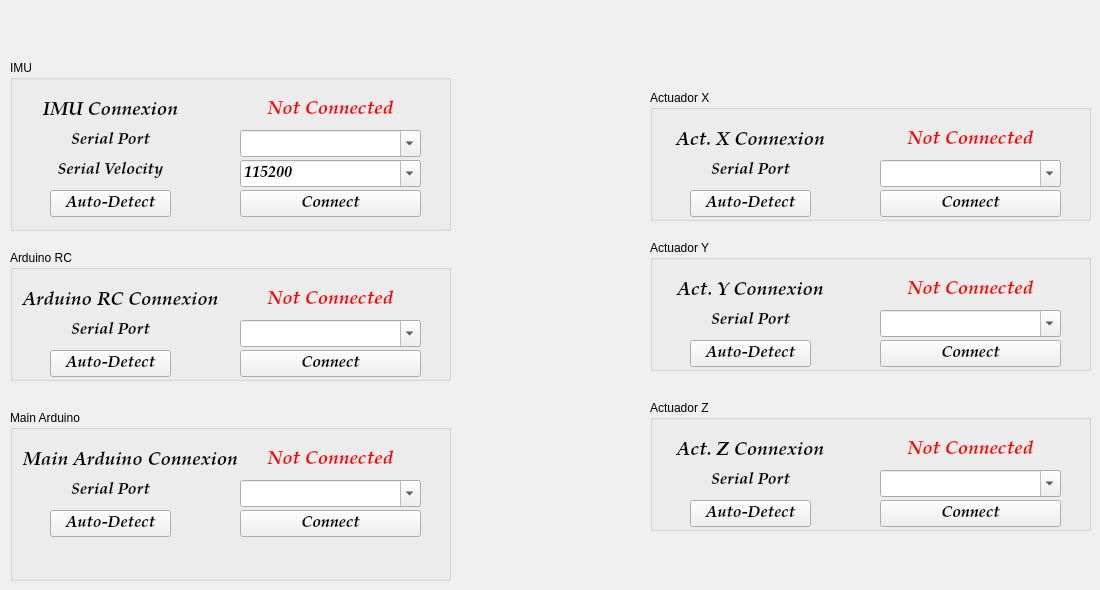
    <widget class="QWidget" name="Connections">
     <attribute name="icon">
      <iconset>
       <normaloff>:/images/noun_connection_1583671.png</normaloff>:/images/noun_connection_1583671.png</iconset>
     </attribute>
     <attribute name="title">
      <string>Connections</string>
     </attribute>
     <widget class="QGroupBox" name="IMU">
      <property name="geometry">
       <rect>
        <x>10</x>
        <y>60</y>
        <width>441</width>
        <height>171</height>
       </rect>
      </property>
      <property name="title">
       <string>IMU</string>
      </property>
      <widget class="QLabel" name="IMU_label_3">
       <property name="geometry">
        <rect>
         <x>10</x>
         <y>40</y>
         <width>181</width>
         <height>21</height>
        </rect>
       </property>
       <property name="font">
        <font>
         <family>URW Palladio L</family>
         <pointsize>14</pointsize>
         <weight>75</weight>
         <italic>true</italic>
         <bold>true</bold>
        </font>
       </property>
       <property name="text">
        <string>IMU Connexion</string>
       </property>
       <property name="alignment">
        <set>Qt::AlignCenter</set>
       </property>
      </widget>
      <widget class="QLabel" name="IMU_port_label">
       <property name="geometry">
        <rect>
         <x>10</x>
         <y>70</y>
         <width>181</width>
         <height>21</height>
        </rect>
       </property>
       <property name="font">
        <font>
         <family>URW Palladio L</family>
         <pointsize>12</pointsize>
         <weight>75</weight>
         <italic>true</italic>
         <bold>true</bold>
        </font>
       </property>
       <property name="text">
        <string>Serial Port</string>
       </property>
       <property name="alignment">
        <set>Qt::AlignCenter</set>
       </property>
      </widget>
      <widget class="QLabel" name="label_40">
       <property name="geometry">
        <rect>
         <x>10</x>
         <y>100</y>
         <width>181</width>
         <height>21</height>
        </rect>
       </property>
       <property name="font">
        <font>
         <family>URW Palladio L</family>
         <pointsize>12</pointsize>
         <weight>75</weight>
         <italic>true</italic>
         <bold>true</bold>
        </font>
       </property>
       <property name="text">
        <string>Serial Velocity</string>
       </property>
       <property name="alignment">
        <set>Qt::AlignCenter</set>
       </property>
      </widget>
      <widget class="QLabel" name="IMU_label_4">
       <property name="geometry">
        <rect>
         <x>230</x>
         <y>40</y>
         <width>181</width>
         <height>20</height>
        </rect>
       </property>
       <property name="font">
        <font>
         <family>URW Palladio L</family>
         <pointsize>14</pointsize>
         <weight>75</weight>
         <italic>true</italic>
         <bold>true</bold>
        </font>
       </property>
       <property name="styleSheet">
        <string notr="true">color:rgb(255, 0, 0)</string>
       </property>
       <property name="text">
        <string>Not Connected</string>
       </property>
       <property name="alignment">
        <set>Qt::AlignCenter</set>
       </property>
      </widget>
      <widget class="QComboBox" name="IMU_vel_serial_list">
       <property name="geometry">
        <rect>
         <x>230</x>
         <y>100</y>
         <width>181</width>
         <height>27</height>
        </rect>
       </property>
       <property name="font">
        <font>
         <family>URW Palladio L</family>
         <pointsize>12</pointsize>
         <weight>75</weight>
         <italic>true</italic>
         <bold>true</bold>
        </font>
       </property>
       <property name="editable">
        <bool>true</bool>
       </property>
       <property name="currentText">
        <string>115200</string>
       </property>
       <item>
        <property name="text">
         <string>115200</string>
        </property>
       </item>
       <item>
        <property name="text">
         <string>1200</string>
        </property>
       </item>
       <item>
        <property name="text">
         <string>2400</string>
        </property>
       </item>
       <item>
        <property name="text">
         <string>4800</string>
        </property>
       </item>
       <item>
        <property name="text">
         <string>9600</string>
        </property>
       </item>
       <item>
        <property name="text">
         <string>19200</string>
        </property>
       </item>
       <item>
        <property name="text">
         <string>38400</string>
        </property>
       </item>
       <item>
        <property name="text">
         <string>57600</string>
        </property>
       </item>
       <item>
        <property name="text">
         <string>230400</string>
        </property>
       </item>
       <item>
        <property name="text">
         <string>250000</string>
        </property>
       </item>
       <item>
        <property name="text">
         <string>460800</string>
        </property>
       </item>
       <item>
        <property name="text">
         <string>500000</string>
        </property>
       </item>
       <item>
        <property name="text">
         <string>800000</string>
        </property>
       </item>
       <item>
        <property name="text">
         <string>921600</string>
        </property>
       </item>
       <item>
        <property name="text">
         <string>1000000</string>
        </property>
       </item>
       <item>
        <property name="text">
         <string>2000000</string>
        </property>
       </item>
      </widget>
      <widget class="QComboBox" name="IMU_port_list">
       <property name="geometry">
        <rect>
         <x>230</x>
         <y>70</y>
         <width>181</width>
         <height>27</height>
        </rect>
       </property>
       <property name="font">
        <font>
         <family>URW Palladio L</family>
         <pointsize>12</pointsize>
         <weight>75</weight>
         <italic>true</italic>
         <bold>true</bold>
        </font>
       </property>
       <property name="editable">
        <bool>true</bool>
       </property>
      </widget>
      <widget class="QPushButton" name="IMU_connect">
       <property name="geometry">
        <rect>
         <x>230</x>
         <y>130</y>
         <width>181</width>
         <height>27</height>
        </rect>
       </property>
       <property name="font">
        <font>
         <family>URW Palladio L</family>
         <pointsize>12</pointsize>
         <weight>75</weight>
         <italic>true</italic>
         <bold>true</bold>
        </font>
       </property>
       <property name="text">
        <string>Connect</string>
       </property>
      </widget>
      <widget class="QPushButton" name="IMU_autodetect">
       <property name="enabled">
        <bool>true</bool>
       </property>
       <property name="geometry">
        <rect>
         <x>40</x>
         <y>130</y>
         <width>121</width>
         <height>27</height>
        </rect>
       </property>
       <property name="font">
        <font>
         <family>URW Palladio L</family>
         <pointsize>12</pointsize>
         <weight>75</weight>
         <italic>true</italic>
         <bold>true</bold>
        </font>
       </property>
       <property name="text">
        <string>Auto-Detect</string>
       </property>
      </widget>
     </widget>
     <widget class="QGroupBox" name="Arduino_RC">
      <property name="geometry">
       <rect>
        <x>10</x>
        <y>250</y>
        <width>441</width>
        <height>131</height>
       </rect>
      </property>
      <property name="title">
       <string>Arduino RC</string>
      </property>
      <widget class="QLabel" name="RC_label_3">
       <property name="geometry">
        <rect>
         <x>10</x>
         <y>40</y>
         <width>201</width>
         <height>21</height>
        </rect>
       </property>
       <property name="font">
        <font>
         <family>URW Palladio L</family>
         <pointsize>14</pointsize>
         <weight>75</weight>
         <italic>true</italic>
         <bold>true</bold>
        </font>
       </property>
       <property name="text">
        <string>Arduino RC Connexion</string>
       </property>
       <property name="alignment">
        <set>Qt::AlignCenter</set>
       </property>
      </widget>
      <widget class="QLabel" name="RC_port_label">
       <property name="geometry">
        <rect>
         <x>10</x>
         <y>70</y>
         <width>181</width>
         <height>21</height>
        </rect>
       </property>
       <property name="font">
        <font>
         <family>URW Palladio L</family>
         <pointsize>12</pointsize>
         <weight>75</weight>
         <italic>true</italic>
         <bold>true</bold>
        </font>
       </property>
       <property name="text">
        <string>Serial Port</string>
       </property>
       <property name="alignment">
        <set>Qt::AlignCenter</set>
       </property>
      </widget>
      <widget class="QLabel" name="RC_label_4">
       <property name="geometry">
        <rect>
         <x>230</x>
         <y>40</y>
         <width>181</width>
         <height>20</height>
        </rect>
       </property>
       <property name="font">
        <font>
         <family>URW Palladio L</family>
         <pointsize>14</pointsize>
         <weight>75</weight>
         <italic>true</italic>
         <bold>true</bold>
        </font>
       </property>
       <property name="styleSheet">
        <string notr="true">color:rgb(255, 0, 0)</string>
       </property>
       <property name="text">
        <string>Not Connected</string>
       </property>
       <property name="alignment">
        <set>Qt::AlignCenter</set>
       </property>
      </widget>
      <widget class="QComboBox" name="RC_port_list">
       <property name="geometry">
        <rect>
         <x>230</x>
         <y>70</y>
         <width>181</width>
         <height>27</height>
        </rect>
       </property>
       <property name="font">
        <font>
         <family>URW Palladio L</family>
         <pointsize>12</pointsize>
         <weight>75</weight>
         <italic>true</italic>
         <bold>true</bold>
        </font>
       </property>
       <property name="editable">
        <bool>true</bool>
       </property>
      </widget>
      <widget class="QPushButton" name="RC_connect">
       <property name="geometry">
        <rect>
         <x>230</x>
         <y>100</y>
         <width>181</width>
         <height>27</height>
        </rect>
       </property>
       <property name="font">
        <font>
         <family>URW Palladio L</family>
         <pointsize>12</pointsize>
         <weight>75</weight>
         <italic>true</italic>
         <bold>true</bold>
        </font>
       </property>
       <property name="text">
        <string>Connect</string>
       </property>
      </widget>
      <widget class="QPushButton" name="RC_autodetect">
       <property name="geometry">
        <rect>
         <x>40</x>
         <y>100</y>
         <width>121</width>
         <height>27</height>
        </rect>
       </property>
       <property name="font">
        <font>
         <family>URW Palladio L</family>
         <pointsize>12</pointsize>
         <weight>75</weight>
         <italic>true</italic>
         <bold>true</bold>
        </font>
       </property>
       <property name="text">
        <string>Auto-Detect</string>
       </property>
      </widget>
     </widget>
     <widget class="QGroupBox" name="Main_Arduino">
      <property name="geometry">
       <rect>
        <x>10</x>
        <y>410</y>
        <width>441</width>
        <height>171</height>
       </rect>
      </property>
      <property name="title">
       <string>Main Arduino</string>
      </property>
      <widget class="QLabel" name="MainArduino_label_3">
       <property name="geometry">
        <rect>
         <x>10</x>
         <y>40</y>
         <width>221</width>
         <height>21</height>
        </rect>
       </property>
       <property name="font">
        <font>
         <family>URW Palladio L</family>
         <pointsize>14</pointsize>
         <weight>75</weight>
         <italic>true</italic>
         <bold>true</bold>
        </font>
       </property>
       <property name="text">
        <string>Main Arduino Connexion</string>
       </property>
       <property name="alignment">
        <set>Qt::AlignCenter</set>
       </property>
      </widget>
      <widget class="QLabel" name="MainArduino_port_label">
       <property name="geometry">
        <rect>
         <x>10</x>
         <y>70</y>
         <width>181</width>
         <height>21</height>
        </rect>
       </property>
       <property name="font">
        <font>
         <family>URW Palladio L</family>
         <pointsize>12</pointsize>
         <weight>75</weight>
         <italic>true</italic>
         <bold>true</bold>
        </font>
       </property>
       <property name="text">
        <string>Serial Port</string>
       </property>
       <property name="alignment">
        <set>Qt::AlignCenter</set>
       </property>
      </widget>
      <widget class="QLabel" name="MainArduino_label_4">
       <property name="geometry">
        <rect>
         <x>230</x>
         <y>40</y>
         <width>181</width>
         <height>20</height>
        </rect>
       </property>
       <property name="font">
        <font>
         <family>URW Palladio L</family>
         <pointsize>14</pointsize>
         <weight>75</weight>
         <italic>true</italic>
         <bold>true</bold>
        </font>
       </property>
       <property name="styleSheet">
        <string notr="true">color:rgb(255, 0, 0)</string>
       </property>
       <property name="text">
        <string>Not Connected</string>
       </property>
       <property name="alignment">
        <set>Qt::AlignCenter</set>
       </property>
      </widget>
      <widget class="QComboBox" name="MainArduino_port_list">
       <property name="geometry">
        <rect>
         <x>230</x>
         <y>70</y>
         <width>181</width>
         <height>27</height>
        </rect>
       </property>
       <property name="font">
        <font>
         <family>URW Palladio L</family>
         <pointsize>12</pointsize>
         <weight>75</weight>
         <italic>true</italic>
         <bold>true</bold>
        </font>
       </property>
       <property name="editable">
        <bool>true</bool>
       </property>
      </widget>
      <widget class="QPushButton" name="MainArduino_connect">
       <property name="geometry">
        <rect>
         <x>230</x>
         <y>100</y>
         <width>181</width>
         <height>27</height>
        </rect>
       </property>
       <property name="font">
        <font>
         <family>URW Palladio L</family>
         <pointsize>12</pointsize>
         <weight>75</weight>
         <italic>true</italic>
         <bold>true</bold>
        </font>
       </property>
       <property name="text">
        <string>Connect</string>
       </property>
      </widget>
      <widget class="QPushButton" name="MainArduino_autodetect">
       <property name="geometry">
        <rect>
         <x>40</x>
         <y>100</y>
         <width>121</width>
         <height>27</height>
        </rect>
       </property>
       <property name="font">
        <font>
         <family>URW Palladio L</family>
         <pointsize>12</pointsize>
         <weight>75</weight>
         <italic>true</italic>
         <bold>true</bold>
        </font>
       </property>
       <property name="text">
        <string>Auto-Detect</string>
       </property>
      </widget>
     </widget>
     <widget class="QGroupBox" name="Actuador_X">
      <property name="geometry">
       <rect>
        <x>650</x>
        <y>90</y>
        <width>441</width>
        <height>131</height>
       </rect>
      </property>
      <property name="title">
       <string>Actuador X</string>
      </property>
      <widget class="QLabel" name="Act_X_label_3">
       <property name="geometry">
        <rect>
         <x>10</x>
         <y>40</y>
         <width>181</width>
         <height>21</height>
        </rect>
       </property>
       <property name="font">
        <font>
         <family>URW Palladio L</family>
         <pointsize>14</pointsize>
         <weight>75</weight>
         <italic>true</italic>
         <bold>true</bold>
        </font>
       </property>
       <property name="text">
        <string>Act. X Connexion</string>
       </property>
       <property name="alignment">
        <set>Qt::AlignCenter</set>
       </property>
      </widget>
      <widget class="QLabel" name="Act_X_port_label">
       <property name="geometry">
        <rect>
         <x>10</x>
         <y>70</y>
         <width>181</width>
         <height>21</height>
        </rect>
       </property>
       <property name="font">
        <font>
         <family>URW Palladio L</family>
         <pointsize>12</pointsize>
         <weight>75</weight>
         <italic>true</italic>
         <bold>true</bold>
        </font>
       </property>
       <property name="text">
        <string>Serial Port</string>
       </property>
       <property name="alignment">
        <set>Qt::AlignCenter</set>
       </property>
      </widget>
      <widget class="QLabel" name="Act_X_label_4">
       <property name="geometry">
        <rect>
         <x>230</x>
         <y>40</y>
         <width>181</width>
         <height>20</height>
        </rect>
       </property>
       <property name="font">
        <font>
         <family>URW Palladio L</family>
         <pointsize>14</pointsize>
         <weight>75</weight>
         <italic>true</italic>
         <bold>true</bold>
        </font>
       </property>
       <property name="styleSheet">
        <string notr="true">color:rgb(255, 0, 0)</string>
       </property>
       <property name="text">
        <string>Not Connected</string>
       </property>
       <property name="alignment">
        <set>Qt::AlignCenter</set>
       </property>
      </widget>
      <widget class="QComboBox" name="Act_X_port_list">
       <property name="geometry">
        <rect>
         <x>230</x>
         <y>70</y>
         <width>181</width>
         <height>27</height>
        </rect>
       </property>
       <property name="font">
        <font>
         <family>URW Palladio L</family>
         <pointsize>12</pointsize>
         <weight>75</weight>
         <italic>true</italic>
         <bold>true</bold>
        </font>
       </property>
       <property name="editable">
        <bool>true</bool>
       </property>
      </widget>
      <widget class="QPushButton" name="Act_X_connect">
       <property name="geometry">
        <rect>
         <x>230</x>
         <y>100</y>
         <width>181</width>
         <height>27</height>
        </rect>
       </property>
       <property name="font">
        <font>
         <family>URW Palladio L</family>
         <pointsize>12</pointsize>
         <weight>75</weight>
         <italic>true</italic>
         <bold>true</bold>
        </font>
       </property>
       <property name="text">
        <string>Connect</string>
       </property>
      </widget>
      <widget class="QPushButton" name="Act_X_autodetect">
       <property name="geometry">
        <rect>
         <x>40</x>
         <y>100</y>
         <width>121</width>
         <height>27</height>
        </rect>
       </property>
       <property name="font">
        <font>
         <family>URW Palladio L</family>
         <pointsize>12</pointsize>
         <weight>75</weight>
         <italic>true</italic>
         <bold>true</bold>
        </font>
       </property>
       <property name="text">
        <string>Auto-Detect</string>
       </property>
      </widget>
     </widget>
     <widget class="QGroupBox" name="Actuador_Y">
      <property name="geometry">
       <rect>
        <x>650</x>
        <y>240</y>
        <width>441</width>
        <height>131</height>
       </rect>
      </property>
      <property name="title">
       <string>Actuador Y</string>
      </property>
      <widget class="QLabel" name="Act_Y_label_3">
       <property name="geometry">
        <rect>
         <x>10</x>
         <y>40</y>
         <width>181</width>
         <height>21</height>
        </rect>
       </property>
       <property name="font">
        <font>
         <family>URW Palladio L</family>
         <pointsize>14</pointsize>
         <weight>75</weight>
         <italic>true</italic>
         <bold>true</bold>
        </font>
       </property>
       <property name="text">
        <string>Act. Y Connexion</string>
       </property>
       <property name="alignment">
        <set>Qt::AlignCenter</set>
       </property>
      </widget>
      <widget class="QLabel" name="Act_Y_port_label">
       <property name="geometry">
        <rect>
         <x>10</x>
         <y>70</y>
         <width>181</width>
         <height>21</height>
        </rect>
       </property>
       <property name="font">
        <font>
         <family>URW Palladio L</family>
         <pointsize>12</pointsize>
         <weight>75</weight>
         <italic>true</italic>
         <bold>true</bold>
        </font>
       </property>
       <property name="text">
        <string>Serial Port</string>
       </property>
       <property name="alignment">
        <set>Qt::AlignCenter</set>
       </property>
      </widget>
      <widget class="QLabel" name="Act_Y_label_4">
       <property name="geometry">
        <rect>
         <x>230</x>
         <y>40</y>
         <width>181</width>
         <height>20</height>
        </rect>
       </property>
       <property name="font">
        <font>
         <family>URW Palladio L</family>
         <pointsize>14</pointsize>
         <weight>75</weight>
         <italic>true</italic>
         <bold>true</bold>
        </font>
       </property>
       <property name="styleSheet">
        <string notr="true">color:rgb(255, 0, 0)</string>
       </property>
       <property name="text">
        <string>Not Connected</string>
       </property>
       <property name="alignment">
        <set>Qt::AlignCenter</set>
       </property>
      </widget>
      <widget class="QComboBox" name="Act_Y_port_list">
       <property name="geometry">
        <rect>
         <x>230</x>
         <y>70</y>
         <width>181</width>
         <height>27</height>
        </rect>
       </property>
       <property name="font">
        <font>
         <family>URW Palladio L</family>
         <pointsize>12</pointsize>
         <weight>75</weight>
         <italic>true</italic>
         <bold>true</bold>
        </font>
       </property>
       <property name="editable">
        <bool>true</bool>
       </property>
      </widget>
      <widget class="QPushButton" name="Act_Y_connect">
       <property name="geometry">
        <rect>
         <x>230</x>
         <y>100</y>
         <width>181</width>
         <height>27</height>
        </rect>
       </property>
       <property name="font">
        <font>
         <family>URW Palladio L</family>
         <pointsize>12</pointsize>
         <weight>75</weight>
         <italic>true</italic>
         <bold>true</bold>
        </font>
       </property>
       <property name="text">
        <string>Connect</string>
       </property>
      </widget>
      <widget class="QPushButton" name="Act_Y_autodetect">
       <property name="geometry">
        <rect>
         <x>40</x>
         <y>100</y>
         <width>121</width>
         <height>27</height>
        </rect>
       </property>
       <property name="font">
        <font>
         <family>URW Palladio L</family>
         <pointsize>12</pointsize>
         <weight>75</weight>
         <italic>true</italic>
         <bold>true</bold>
        </font>
       </property>
       <property name="text">
        <string>Auto-Detect</string>
       </property>
      </widget>
     </widget>
     <widget class="QGroupBox" name="Actuador_Z">
      <property name="geometry">
       <rect>
        <x>650</x>
        <y>400</y>
        <width>441</width>
        <height>131</height>
       </rect>
      </property>
      <property name="title">
       <string>Actuador Z</string>
      </property>
      <widget class="QLabel" name="Act_Z_label_3">
       <property name="geometry">
        <rect>
         <x>10</x>
         <y>40</y>
         <width>181</width>
         <height>21</height>
        </rect>
       </property>
       <property name="font">
        <font>
         <family>URW Palladio L</family>
         <pointsize>14</pointsize>
         <weight>75</weight>
         <italic>true</italic>
         <bold>true</bold>
        </font>
       </property>
       <property name="text">
        <string>Act. Z Connexion</string>
       </property>
       <property name="alignment">
        <set>Qt::AlignCenter</set>
       </property>
      </widget>
      <widget class="QLabel" name="Act_Z_port_label">
       <property name="geometry">
        <rect>
         <x>10</x>
         <y>70</y>
         <width>181</width>
         <height>21</height>
        </rect>
       </property>
       <property name="font">
        <font>
         <family>URW Palladio L</family>
         <pointsize>12</pointsize>
         <weight>75</weight>
         <italic>true</italic>
         <bold>true</bold>
        </font>
       </property>
       <property name="text">
        <string>Serial Port</string>
       </property>
       <property name="alignment">
        <set>Qt::AlignCenter</set>
       </property>
      </widget>
      <widget class="QLabel" name="Act_Z_label_4">
       <property name="geometry">
        <rect>
         <x>230</x>
         <y>40</y>
         <width>181</width>
         <height>20</height>
        </rect>
       </property>
       <property name="font">
        <font>
         <family>URW Palladio L</family>
         <pointsize>14</pointsize>
         <weight>75</weight>
         <italic>true</italic>
         <bold>true</bold>
        </font>
       </property>
       <property name="styleSheet">
        <string notr="true">color:rgb(255, 0, 0)</string>
       </property>
       <property name="text">
        <string>Not Connected</string>
       </property>
       <property name="alignment">
        <set>Qt::AlignCenter</set>
       </property>
      </widget>
      <widget class="QComboBox" name="Act_Z_port_list">
       <property name="geometry">
        <rect>
         <x>230</x>
         <y>70</y>
         <width>181</width>
         <height>27</height>
        </rect>
       </property>
       <property name="font">
        <font>
         <family>URW Palladio L</family>
         <pointsize>12</pointsize>
         <weight>75</weight>
         <italic>true</italic>
         <bold>true</bold>
        </font>
       </property>
       <property name="editable">
        <bool>true</bool>
       </property>
      </widget>
      <widget class="QPushButton" name="Act_Z_connect">
       <property name="geometry">
        <rect>
         <x>230</x>
         <y>100</y>
         <width>181</width>
         <height>27</height>
        </rect>
       </property>
       <property name="font">
        <font>
         <family>URW Palladio L</family>
         <pointsize>12</pointsize>
         <weight>75</weight>
         <italic>true</italic>
         <bold>true</bold>
        </font>
       </property>
       <property name="text">
        <string>Connect</string>
       </property>
      </widget>
      <widget class="QPushButton" name="Act_Z_autodetect">
       <property name="geometry">
        <rect>
         <x>40</x>
         <y>100</y>
         <width>121</width>
         <height>27</height>
        </rect>
       </property>
       <property name="font">
        <font>
         <family>URW Palladio L</family>
         <pointsize>12</pointsize>
         <weight>75</weight>
         <italic>true</italic>
         <bold>true</bold>
        </font>
       </property>
       <property name="text">
        <string>Auto-Detect</string>
       </property>
      </widget>
     </widget>
    </widget>
